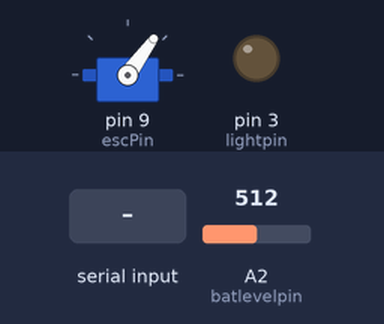
Simulated run of this sketch. Board: Arduino Leonardo, built with avr-gcc and run on an emulated ATmega32U4. Parts: servo, output pins drawn as LEDs (lit = HIGH). The inputs (shaded band) are chosen by the test bench; at power-on: A2 (batlevelpin) = 512.

Above: at 1.2 s.
1.3 s: "6\n" received over the second serial link
At 3.5 s:
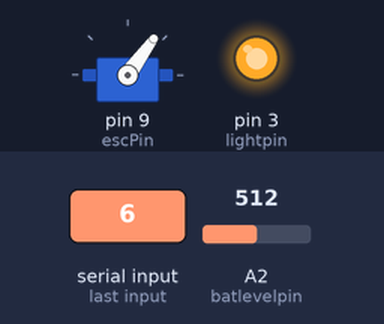
3.8 s: "90,45\n" received over the second serial link
At 4.6 s:
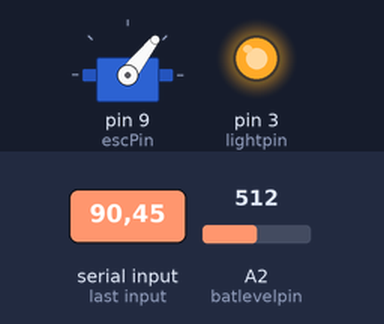
Timing chart, 0 to 6.8 s (numbered marks = the images above; inputs shaded):
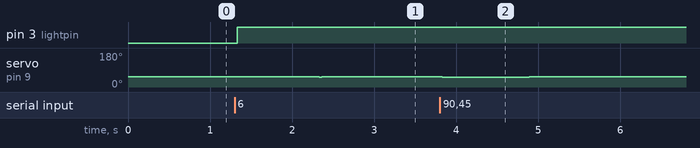

The sketch:

sk8_Controller.ino
```cpp
///////////////////////////////////////////////////////////////////////////////////////////////////////////////////////
///////////////////////////////////////////////////////////////////////////////////////////////////////////////////////
////////////////////ESC receiving side-bluetooth-W/ LED light control W/ Battery monitoring////////////////////////////
///////////////////////////////////////////////////////////////////////////////////////////////////////////////////////
///////////////////////////////////////////////////////////////////////////////////////////////////////////////////////

#include <Servo.h>
Servo esc;

int lightpin = 3; //pin where lights FET connect
int batlevelpin = A2; //analog pin that measuers battery voltage
int btbt = 13; //bluetooth AT mode button
int escPin = 9; //esc pin out
int throttleChangeDelay = 28; //small delay after changing the esc signal
bool safe = true; //boolean that will not allow the board to run on low power
int curve = 1100; //curve variable for a variable esc signal input
int batlevel = 0; // internal battery analog reading(0-1023)
bool timeToSend = true; //bool to control when to send the battery status to the controller
unsigned long previousMillis = 0; //variable for a delay without using delay
const long interval = 12000; //how often to send the battery level back
float voltageLow = 0.00; //voltage reading of battery using internal reference(0-5v)
float voltageHigh = 0.00; //converted voltage to real voltage levels
float r1 = 80200.00; //R1 in the voltage division
float r2 = 11800.00; //R2 in the voltage division

void setup() {
  esc.attach(escPin); //start the esc output
  digitalWrite(btbt, LOW); //set AT mode button to ground(aka not pressed)
  pinMode(lightpin, OUTPUT); //set light FET pin to output
  digitalWrite(lightpin, LOW); //set lights to off
  Serial1.begin(9600);//start bluetooth usart
  esc.writeMicroseconds(1100); //esc setup at zero
}

void loop() {
  //start counting for our super awesome timer function
  unsigned long currentMillis = millis();
  //read battery voltage
  batlevel = analogRead(batlevelpin);
  //read serial if safe, convert data to an int, and pass it to 2 functions
  if (Serial1.available() > 0) {
    if (safe == true) {
      int throttle = normalizeThrottle( Serial1.parseInt() );
      changeThrottle(throttle);
      Lights(throttle);
    }
  } else {
    curve = 1100;
    esc.writeMicroseconds(curve);
  }
  //if out of battery while riding, slowlly deaccelerate to 0
  if (safe == false) {
    if (curve > 1102) {
      curve -= 7;
      esc.writeMicroseconds(curve);
      delay(throttleChangeDelay);
    }else{
      curve = 1100;
      esc.writeMicroseconds(curve);
    }
  }

  //delayed function for when to send the battery level to the controller. The battery status is updated every 10 seconds
  if (currentMillis - previousMillis >= interval) {
    previousMillis = currentMillis;
    if (timeToSend == true) {
      timeToSend = false;
    } else {
      timeToSend = true;
    }
  }
  //analog voltage(0-1023) to real voltage (0-5v)
  voltageLow = (batlevel * 5.31) / 1024.00; //calibrate voltage reference here
  voltageHigh = voltageLow / (r2 / (r1 + r2)); //convert voltage to 0 - <20 v
  //depending on the voltage, send the apropriate command to the controller
  if (timeToSend == true) {
    if (voltageHigh >= 19.90) {                         //Battery between 100-70%
      Serial1.write(49);
      safe = true;
    }
    if (voltageHigh < 19.90 && voltageHigh >= 19.10) {  //Battery between 70-40%
      Serial1.write(50);
      safe = true;
    }
    if (voltageHigh < 19.10 && voltageHigh >= 18.55) {  //Battery between 40-10%
      Serial1.write(51);
      safe = true;
    }
    if (voltageHigh < 18.55) {                          //Battery below 10%
      Serial1.write(52);
      safe = false;
    }
  }
}
//function to write to the esc based on the serial and normalized with custom accelaration using the curve fucntion
void changeThrottle(int throttle) {
  if (throttle > 1100 && throttle > curve) {
    if (curve <= 1200) {
      curve += 20;
      esc.writeMicroseconds(curve);
      delay(throttleChangeDelay);
    }
    if (curve > 1200 && curve <= 1400) {
      curve += 5;
      esc.writeMicroseconds(curve);
      delay(throttleChangeDelay);
    }
    if (curve > 1400 && curve <= 1750) {
      curve += 2;
      esc.writeMicroseconds(curve);
      delay(throttleChangeDelay);
    }
  }
  if (throttle < 1100 && throttle < curve) {
    if (curve >= 1400) {
      curve -= 10;
      esc.writeMicroseconds(curve);
      delay(throttleChangeDelay);
    }
    if (curve < 1400) {
      curve -= 10;
      esc.writeMicroseconds(curve);
      delay(throttleChangeDelay);
    }
  }
  if (throttle == 1100 && curve > 1100) {
    esc.writeMicroseconds(curve);
    delay(throttleChangeDelay);
  }
  if (throttle == 1100 && curve < 1100) {
    curve = 1100;
    esc.writeMicroseconds(curve);
    delay(throttleChangeDelay);
  }
  esc.writeMicroseconds(curve);
}
//fuctnion to read the 6 or 9 from the usart and turn the lights on or off
void Lights(int throttle) {
  if (throttle == 6) {
    digitalWrite(lightpin, HIGH);
  }
  if (throttle == 9) {
    digitalWrite(lightpin, LOW);
  }
}
//function to filter the input from the usart to avoid garbage data
int normalizeThrottle(int value) {
  if ( value < 400 && value != 6 && value != 9 )
    return 400;
  if ( value > 1800 )
    return 1800;
  if ( value == 6 )
    return 6;
  if ( value == 9 )
    return 9;
  return value;
}
```

Measured:
- after the input at 1.3 s, pin 3 (lightpin): LOW → HIGH at once; servo on pin 9 (escPin): 54° → 53° at once, → 54° 1.0 s later
- after the input at 3.8 s, servo on pin 9 (escPin): 54° → 52° at once, → 54° 1.1 s later
